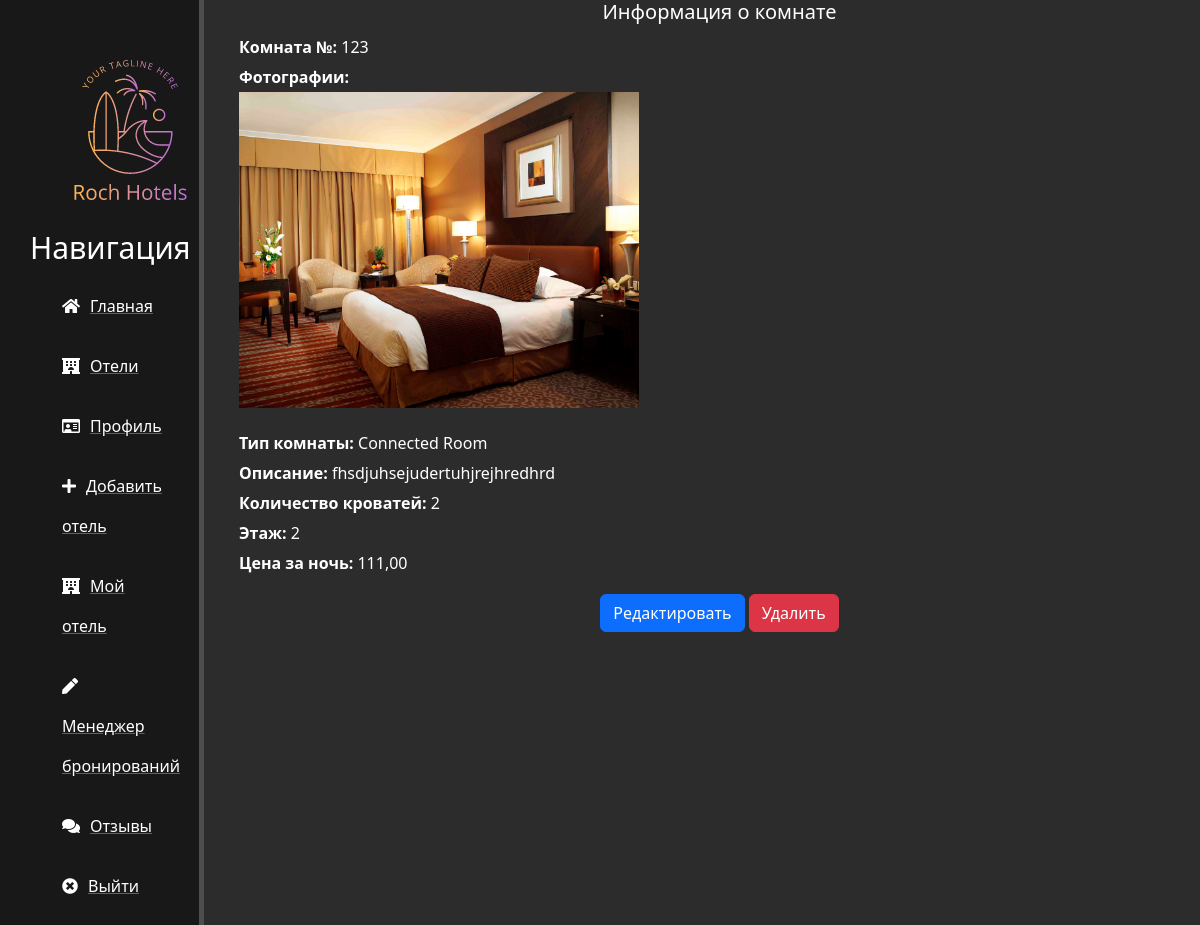
The page /info-room/9/ (signed in) on the database its author committed.
### main/models.py (models this page shows, shortened)
class Room(models.Model):
    ROOM_TYPES = [
        ('Standart', 'Standart'),
        ('Bedroom', 'Bedroom'),
        ('Superior', 'Superior'),
        ('Studio', 'Studio'),
        ('Family Room', 'Family Room'),
        ('Family Studio', 'Family Studio'),
        ('Suite', 'Suite'),
        ('Junior Suite', 'Junior Suite'),
        ('De Luxe', 'De Luxe'),
        ('Executive Suite', 'Executive Suite'),
        ('Business Room', 'Business Room'),
        ('Connected Room', 'Connected Room'),
        ('Duplex', 'Duplex'),
        ('Apartment', 'Apartment'),
        ('King Suites', 'King Suites'),
        ('President Suites', 'President Suites'),
    ]
    hotel = models.ForeignKey(Hotel, on_delete=models.CASCADE)
    room_type = models.CharField(max_length=20, choices=ROOM_TYPES)
    description = models.TextField()
    beds_counter = models.PositiveSmallIntegerField()
    number_room = models.PositiveSmallIntegerField()
    level = models.PositiveSmallIntegerField()
    photos = models.ImageField(upload_to='room_images/', blank=False, null=False)
    price_per_night = models.DecimalField(max_digits=10, decimal_places=2)
    available = models.BooleanField(default=True)
    created_at = models.DateTimeField(auto_now_add=True)
    updated_at = models.DateTimeField(auto_now=True)
    deleted_at = models.DateTimeField(null=True, blank=True)
    deleted = models.BooleanField(default=False)

### main/views.py (the view)
# urls.py: path('info-room/<int:pk>/', info_room, name='info-room'),
@login_required
def info_room(request, pk):
    room = get_object_or_404(Room, pk=pk)
    return render(request, 'main/info_room.html', {'room': room, 'user_hotel': room.hotel})

### main/templatetags/custom_tags.py (called while the page is built)
@register.filter(name='has_group')
def has_group(user, group_name):
    return user.groups.filter(name=group_name).exists()

### main/templates/main/info_room.html (shortened to what this page needs)
{% extends 'main/layout.html' %}
{% block content %}
  <div class="hotel-details">
    <h2>Информация о комнате</h2>
    {% if user_hotel %}
      <ul>
        <li><strong>Комната №:</strong> {{ room.number_room }}</li>
        <li><strong>Фотографии:</strong> <img src="{{ room.photos.url }}" alt="Фото комнаты"></li>
        <li><strong>Тип комнаты:</strong> {{ room.room_type }}</li>
        <li><strong>Описание:</strong> {{ room.description }}</li>
        <li><strong>Количество кроватей:</strong> {{ room.beds_counter }}</li>
        <li><strong>Этаж:</strong> {{ room.level }}</li>
        <li><strong>Цена за ночь:</strong> {{ room.price_per_night }}</li>
      </ul>
      <div class="buttons">
        <a href="{% url 'edit-room' pk=room.pk %}" class="btn btn-primary">Редактировать</a>
        <a href="{% url 'delete-room' pk=room.pk %}" class="btn btn-danger">Удалить</a>
      </div>
    {% endif %}
  </div>
{% endblock %}

### main/static/main/css/main.css (style rules this page uses)
body { background: #2c2c2c; }
.hotel-details { display: flex; flex-direction: column; text-align: center; }
.hotel-details img { float: left; max-width: 400px; height: auto; margin-bottom: 20px; }
.hotel-details p, .hotel-details li { color: white; text-align: left; max-width: 400px; }
.hotel-details h2 { font-size: 20px; color: white; }
.hotel-details ul { list-style: none; padding: 0; }
.hotel-details ul li { line-height: 30px; }

### rows shown on the page
Room: number_room "123", photos (picture), room_type "Connected Room", description "fhsdjuhsejudertuhjrejhredhrd", beds_counter "2", level "2", price_per_night "111,00"
